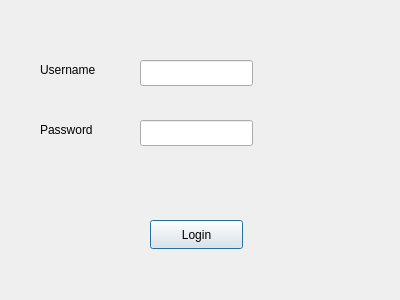
<?xml version="1.0" encoding="UTF-8"?>
<ui version="4.0">
 <class>LoginScreenUI</class>
 <widget class="QDialog" name="LoginScreenUI">
  <property name="geometry">
   <rect>
    <x>0</x>
    <y>0</y>
    <width>400</width>
    <height>300</height>
   </rect>
  </property>
  <property name="windowTitle">
   <string>Dialog</string>
  </property>
  <widget class="QPushButton" name="loginButton">
   <property name="geometry">
    <rect>
     <x>150</x>
     <y>220</y>
     <width>93</width>
     <height>29</height>
    </rect>
   </property>
   <property name="text">
    <string>Login</string>
   </property>
  </widget>
  <widget class="QLineEdit" name="usernameEdit">
   <property name="geometry">
    <rect>
     <x>140</x>
     <y>60</y>
     <width>113</width>
     <height>26</height>
    </rect>
   </property>
  </widget>
  <widget class="QLineEdit" name="passwordEdit">
   <property name="geometry">
    <rect>
     <x>140</x>
     <y>120</y>
     <width>113</width>
     <height>26</height>
    </rect>
   </property>
   <property name="echoMode">
    <enum>QLineEdit::EchoMode::Password</enum>
   </property>
  </widget>
  <widget class="QLabel" name="label">
   <property name="geometry">
    <rect>
     <x>40</x>
     <y>60</y>
     <width>91</width>
     <height>20</height>
    </rect>
   </property>
   <property name="text">
    <string>Username</string>
   </property>
  </widget>
  <widget class="QLabel" name="label_2">
   <property name="geometry">
    <rect>
     <x>40</x>
     <y>120</y>
     <width>71</width>
     <height>20</height>
    </rect>
   </property>
   <property name="text">
    <string>Password</string>
   </property>
  </widget>
 </widget>
 <resources/>
 <connections/>
</ui>
